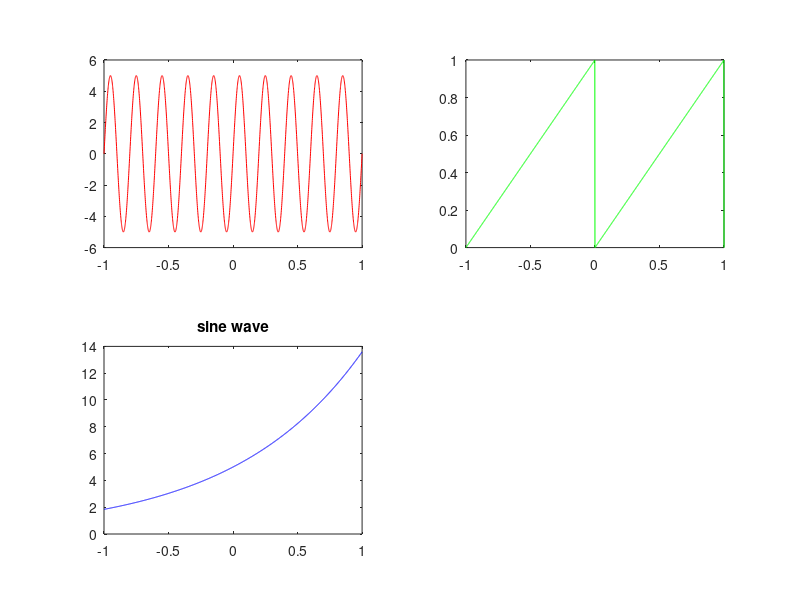

MATLAB code to generate this figure: (Note: this script raises an error after producing the figure.)
clc
close all
clear all
t=-1:0.001:1

vm=input('Input vm')
fm=input('Input fm')

m1=vm*sin(2*pi*fm*t)
m2=t-floor(t)
m3=vm*exp(t)



subplot(2,2,1)
plot(t,m1,'r')

subplot(2,2,2)
plot(t,m2,'g')

subplot(2,2,3)
plot(t,m3,'b')

title('sine wave')
XLABEL('time')
YLABEL('amplitude')
grid on;